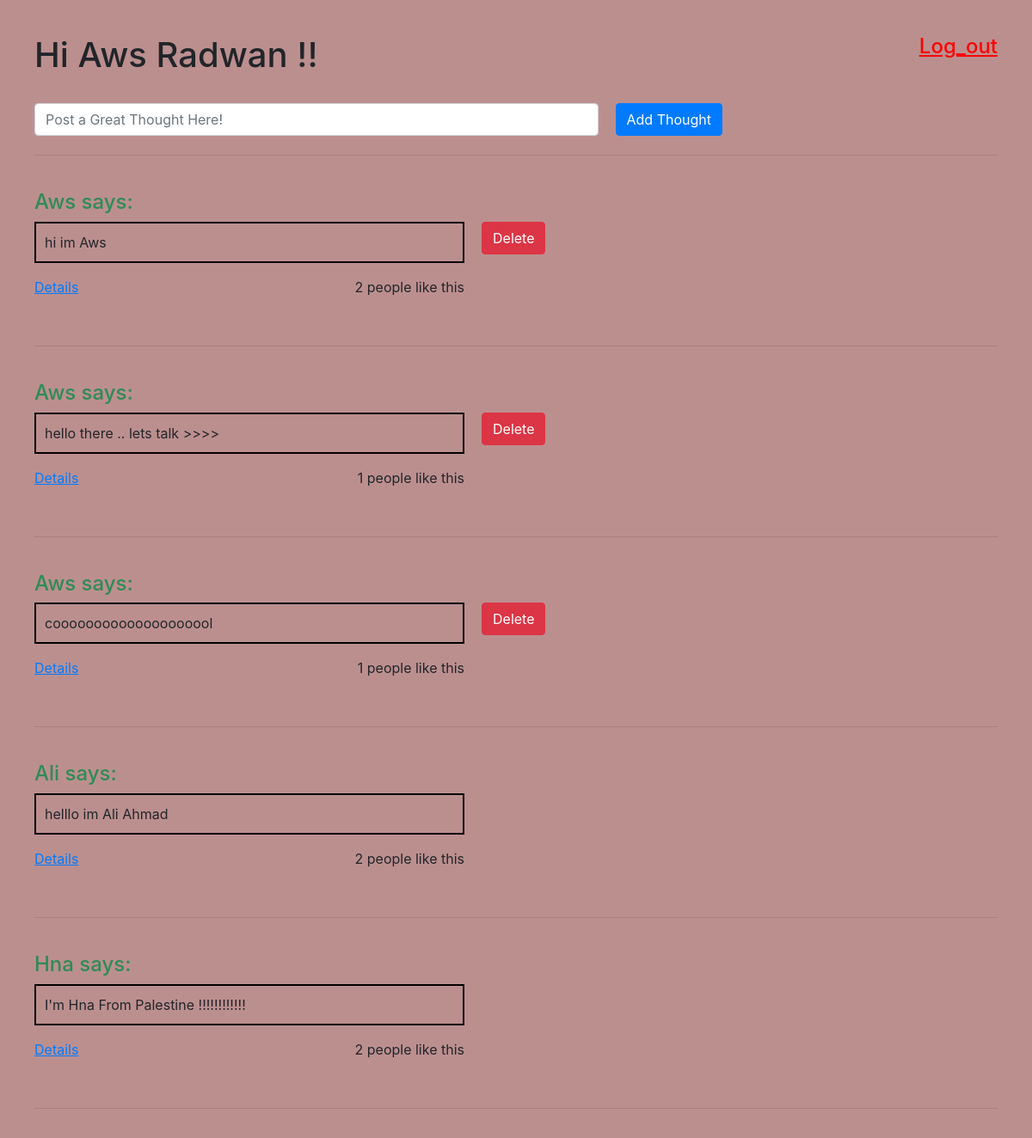
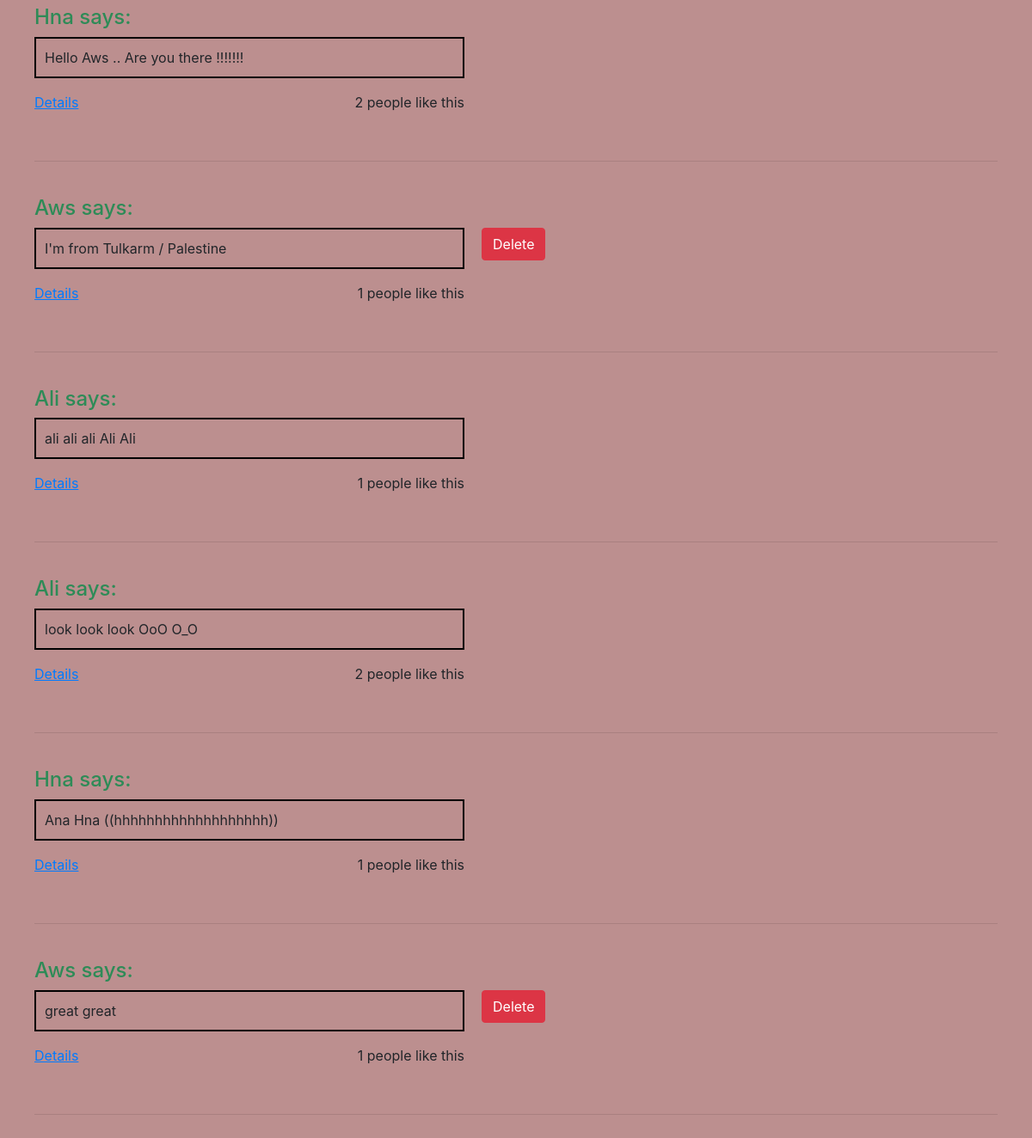
The app's page /thoughts (signed in) with its own data (2 pictures, top to bottom).
### belt_app/models.py (models this page shows)
class User(models.Model):
    first_name = models.CharField(max_length=255)
    last_name = models.CharField(max_length=255)
    email = models.TextField(max_length=500)
    password = models.TextField(max_length=500)
    created_at = models.DateTimeField(auto_now_add=True)
    updated_at = models.DateTimeField(auto_now=True)
    objects = UserManager()

class Post(models.Model):
    post = models.TextField(max_length=1000)
    user = models.ForeignKey(User, related_name="posts", on_delete = models.CASCADE)
    users_liked = models.ManyToManyField(User, related_name="liked_posts")
    created_at = models.DateTimeField(auto_now_add=True)
    updated_at = models.DateTimeField(auto_now=True)

### belt_app/views.py (the view)
# urls.py: path('thoughts', views.thoughts),
def thoughts(request):
    if 'id' in request.session:
        data = {
            'posts': Post.objects.all(),
            'users': User.objects.all(),
            'user': User.objects.get(id = request.session['id'])
        }
        return render(request, 'thoughts.html', data)
    return redirect('/')

### belt_app/templates/thoughts.html (shortened to what this page needs)
<!DOCTYPE html>
<html lang="en">
<head>
    <link rel="stylesheet" href="https://maxcdn.bootstrapcdn.com/bootstrap/4.0.0/css/bootstrap.min.css">
</head>
<body>
    <header>
        <h1>Hi {{user.first_name}} {{user.last_name}} !!  <a id="log" href="/log_out"> Log_out </a></h1>
        <br>
        <form action="/add_post" method="POST">
            <div class="form-group" id="formm">
                <input type="text" name="add_post" width="200px" aria-rowcount="2" class="form-control" id="exampleFormControlInput1" placeholder="Post a Great Thought Here!" required>
                <button type="submit" id="bb" class="btn btn-primary">Add Thought</button>
            </div>
        </form>
    </header>
    <br>
    <hr>
    <br>
    <article>
            {% for x in posts %}
                <h4> {{ x.user.first_name }} says:</h4>
                <main>
                    <div class="pp">
                        <p class="post"> {{x.post}} </p>
                        <p><a href="/thoughts/{{x.id}}" id="deta">Details</a> <span id="count"> {{x.users_liked.all|length}} people like this</span></p>
                    </div>
                    <div class="bott">
                    {% if x.user.id == request.session.id %}
                        <form action="/delete_p/{{x.id}}" method="POST" id="ff">
                            <button type="submit" class="btn btn-danger">Delete</button>
                        </form>
                    {% endif %}
                    </div>
                </main>
                <br>
                <hr>
                <br>
            {% endfor %}
    </article>
</body>
</html>

### belt_app/templates/thoughts.html (style rules this page uses)
body { background-color: rosybrown; padding: 40px; }
header { height: 100px; }
#log { text-align: right; float: right; color: red; font-size: 24px; text-decoration: underline; }
h4 { color: seagreen; }
#formm { width: 800px; display: flex; justify-content: space-between; }
#bb { margin-left: 20px; }
.post { width: 500px; padding: 10px; border: 2px solid black; }
.pp { width: 500px; }
#count { float: right; }
#deta { text-decoration: underline; }
main { display: flex; }
.bott { margin-left: 20px; }

### records on screen
User: first_name "Aws", last_name "Radwan"
Post: user.first_name "Aws", post "hi im Aws", users_liked.all|length "2"
Post: user.first_name "Aws", post "hello there .. lets talk >>>>", users_liked.all|length "1"
Post: user.first_name "Aws", post "coooooooooooooooooool", users_liked.all|length "1"
Post: user.first_name "Ali", post "helllo im Ali Ahmad", users_liked.all|length "2"
Post: user.first_name "Hna", post "I'm Hna From Palestine !!!!!!!!!!!!", users_liked.all|length "2"
Post: user.first_name "Hna", post "Hello Aws .. Are you there !!!!!!!", users_liked.all|length "2"
Post: user.first_name "Aws", post "I'm from Tulkarm / Palestine", users_liked.all|length "1"
Post: user.first_name "Ali", post "ali ali ali Ali Ali", users_liked.all|length "1"
Post: user.first_name "Ali", post "look look look OoO O_O", users_liked.all|length "2"
Post: user.first_name "Hna", post "Ana Hna ((hhhhhhhhhhhhhhhhhhh))", users_liked.all|length "1"
Post: user.first_name "Aws", post "great great", users_liked.all|length "1"
